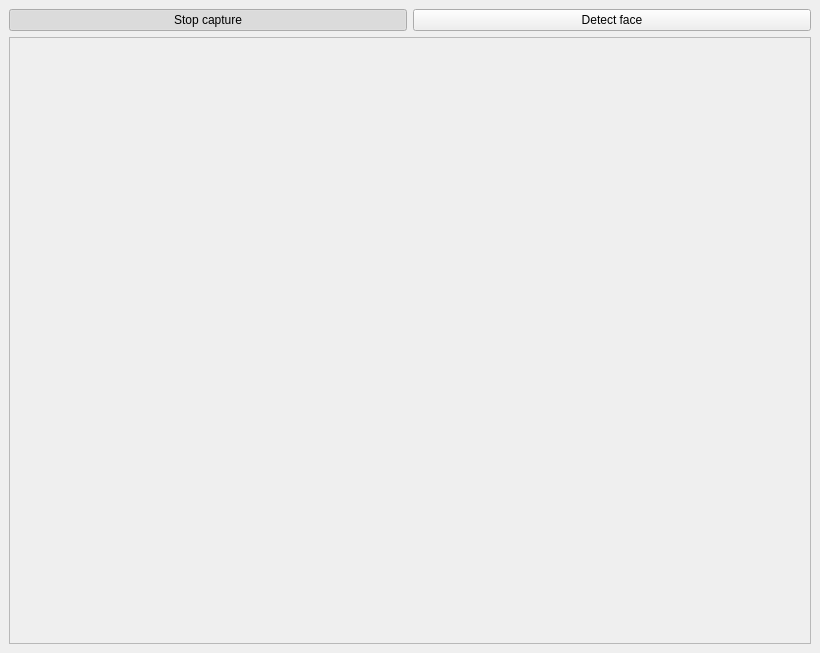
<?xml version="1.0" encoding="UTF-8"?>
<ui version="4.0">
 <class>MainWindow</class>
 <widget class="QMainWindow" name="MainWindow">
  <property name="geometry">
   <rect>
    <x>0</x>
    <y>0</y>
    <width>820</width>
    <height>653</height>
   </rect>
  </property>
  <property name="sizePolicy">
   <sizepolicy hsizetype="Preferred" vsizetype="Preferred">
    <horstretch>0</horstretch>
    <verstretch>0</verstretch>
   </sizepolicy>
  </property>
  <property name="minimumSize">
   <size>
    <width>0</width>
    <height>0</height>
   </size>
  </property>
  <property name="sizeIncrement">
   <size>
    <width>0</width>
    <height>0</height>
   </size>
  </property>
  <property name="windowTitle">
   <string>MainWindow</string>
  </property>
  <widget class="QWidget" name="centralwidget">
   <layout class="QGridLayout" name="gridLayout">
    <item row="0" column="0">
     <layout class="QVBoxLayout" name="verticalLayout">
      <property name="sizeConstraint">
       <enum>QLayout::SetDefaultConstraint</enum>
      </property>
      <item>
       <layout class="QHBoxLayout" name="horizontalLayout">
        <property name="sizeConstraint">
         <enum>QLayout::SetDefaultConstraint</enum>
        </property>
        <item>
         <widget class="QPushButton" name="captureButton">
          <property name="sizePolicy">
           <sizepolicy hsizetype="Minimum" vsizetype="Fixed">
            <horstretch>0</horstretch>
            <verstretch>0</verstretch>
           </sizepolicy>
          </property>
          <property name="text">
           <string>Stop capture</string>
          </property>
          <property name="checkable">
           <bool>true</bool>
          </property>
          <property name="checked">
           <bool>true</bool>
          </property>
         </widget>
        </item>
        <item>
         <widget class="QPushButton" name="addUser_buttom">
          <property name="sizePolicy">
           <sizepolicy hsizetype="Minimum" vsizetype="Fixed">
            <horstretch>0</horstretch>
            <verstretch>0</verstretch>
           </sizepolicy>
          </property>
          <property name="text">
           <string>Detect face</string>
          </property>
          <property name="checkable">
           <bool>true</bool>
          </property>
         </widget>
        </item>
       </layout>
      </item>
      <item>
       <widget class="QFrame" name="imageFrame">
        <property name="sizePolicy">
         <sizepolicy hsizetype="Expanding" vsizetype="Expanding">
          <horstretch>0</horstretch>
          <verstretch>0</verstretch>
         </sizepolicy>
        </property>
        <property name="minimumSize">
         <size>
          <width>800</width>
          <height>600</height>
         </size>
        </property>
        <property name="sizeIncrement">
         <size>
          <width>0</width>
          <height>0</height>
         </size>
        </property>
        <property name="frameShape">
         <enum>QFrame::StyledPanel</enum>
        </property>
        <property name="frameShadow">
         <enum>QFrame::Raised</enum>
        </property>
       </widget>
      </item>
     </layout>
    </item>
   </layout>
  </widget>
 </widget>
 <resources/>
 <connections/>
</ui>
